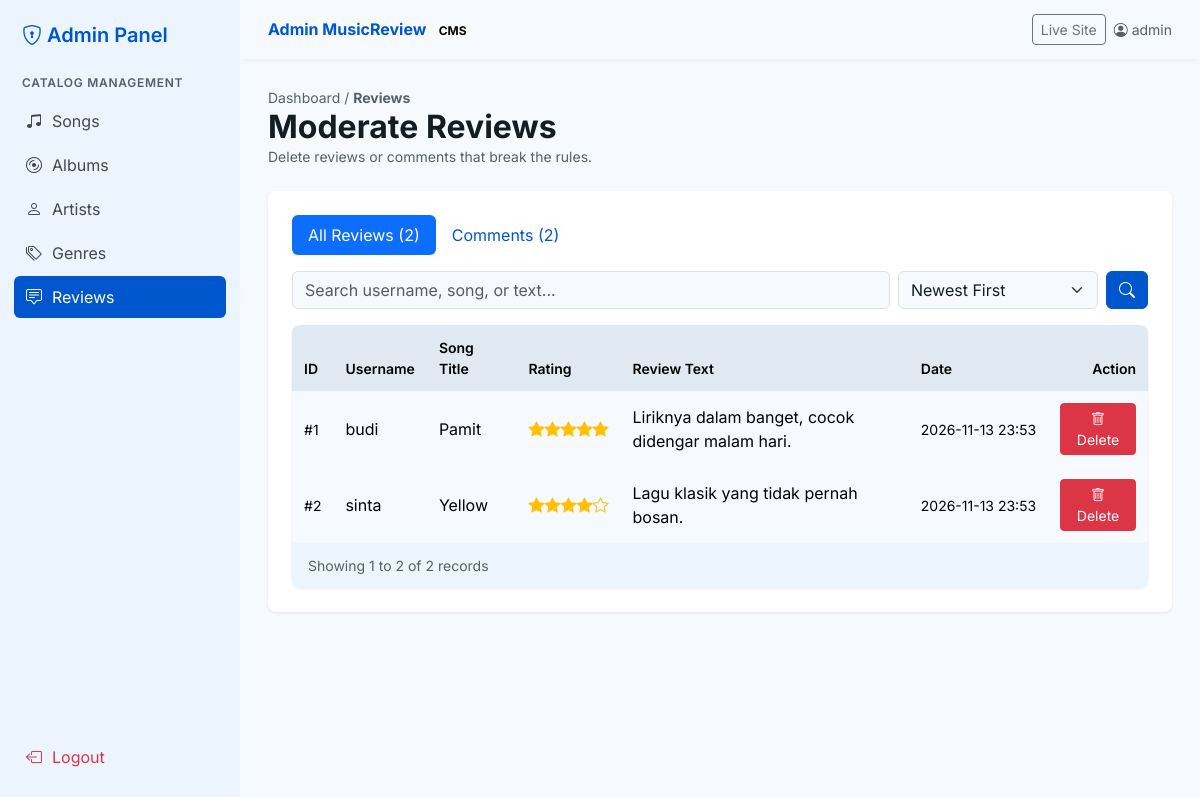
Page /admin/reviews.php (signed in) on the committed database.
### tables this page shows
CREATE TABLE `reviews` (
  `id_review` int(11) NOT NULL,
  `id_user` int(11) NOT NULL,
  `id_song` int(11) NOT NULL,
  `isi_review` text NOT NULL,
  `tanggal_review` timestamp NOT NULL DEFAULT current_timestamp()
);

CREATE TABLE `users` (
  `id_user` int(11) NOT NULL,
  `username` varchar(50) NOT NULL,
  `email` varchar(100) NOT NULL,
  `password` varchar(255) NOT NULL,
  `role` enum('admin','user') NOT NULL DEFAULT 'user',
  `foto_profil` varchar(255) DEFAULT NULL,
  `created_at` timestamp NOT NULL DEFAULT current_timestamp()
);

CREATE TABLE `songs` (
  `id_song` int(11) NOT NULL,
  `id_album` int(11) NOT NULL,
  `id_genre` int(11) NOT NULL,
  `judul_lagu` varchar(150) NOT NULL,
  `durasi` time DEFAULT NULL,
  `tanggal_rilis` date DEFAULT NULL
);

### admin/reviews.php (the view, shortened to what this page needs)
<?php
require "../koneksi.php";
$tab     = ($_GET["tab"] ?? "reviews") == "comments" ? "comments" : "reviews";
$cari    = trim($_GET["cari"] ?? "");
$hal     = max(1, (int)($_GET["hal"] ?? 1));
$per_hal = 8;
$mulai   = ($hal - 1) * $per_hal;
$like    = "%$cari%";
$jml_review  = ambil_satu("SELECT COUNT(*) AS n FROM reviews")["n"];
$jml_comment = ambil_satu("SELECT COUNT(*) AS n FROM comments")["n"];
if ($tab == "reviews") {
    $urutan = ["baru" => "rv.tanggal_review DESC", "lama" => "rv.tanggal_review ASC", "tinggi" => "nilai DESC", "rendah" => "nilai ASC"];
    $urut   = $_GET["urut"] ?? "baru";
    $order  = $urutan[$urut] ?? $urutan["baru"];
    $dari = "FROM reviews rv JOIN users u ON rv.id_user = u.id_user JOIN songs s ON rv.id_song = s.id_song
             WHERE (u.username LIKE ? OR s.judul_lagu LIKE ? OR rv.isi_review LIKE ?)";
    $total = ambil_satu("SELECT COUNT(*) AS n $dari", [$like, $like, $like])["n"];
    $data  = ambil_semua("SELECT rv.id_review, rv.isi_review, rv.tanggal_review, u.username, s.judul_lagu,
            (SELECT nilai_rating FROM ratings r WHERE r.id_user = rv.id_user AND r.id_song = rv.id_song) AS nilai
        $dari ORDER BY $order LIMIT $mulai, $per_hal", [$like, $like, $like]);
}
include "header_admin.php";
?>
<div class="mb-4">
    <div class="teks-kecil">Dashboard / <strong>Reviews</strong></div>
    <h1 class="h2 fw-bold mb-0">Moderate Reviews</h1>
    <div class="teks-kecil">Delete reviews or comments that break the rules.</div>
</div>
<div class="kartu p-4">
    <ul class="nav nav-pills mb-3">
        <li class="nav-item"><a class="nav-link <?= $tab == 'reviews' ? 'active' : '' ?>" href="reviews.php?tab=reviews">All Reviews (<?= $jml_review ?>)</a></li>
        <li class="nav-item"><a class="nav-link <?= $tab == 'comments' ? 'active' : '' ?>" href="reviews.php?tab=comments">Comments (<?= $jml_comment ?>)</a></li>
    </ul>
    <form method="get" class="d-flex gap-2 mb-3">
        <input type="text" name="cari" class="form-control" placeholder="Search username, song, or text..." value="<?= e($cari) ?>">
        <?php if ($tab == "reviews") { ?>
            <select name="urut" class="form-select" style="max-width:200px" onchange="this.form.submit()">
                <option value="baru" <?= $urut == "baru" ? "selected" : "" ?>>Newest First</option>
            </select>
        <?php } ?>
        <button class="btn btn-primary"><i class="bi bi-search"></i></button>
    </form>
    <div class="tabel-mr">
        <div class="table-responsive">
            <table class="table">
                <?php if ($tab == "reviews") { ?>
                    <thead><tr><th>ID</th><th>Username</th><th>Song Title</th><th>Rating</th><th>Review Text</th><th>Date</th><th class="text-end">Action</th></tr></thead>
                    <tbody>
                        <?php foreach ($data as $d) { ?>
                            <tr>
                                <td class="teks-kecil">#<?= $d["id_review"] ?></td>
                                <td><?= e($d["username"]) ?></td>
                                <td><?= e($d["judul_lagu"]) ?></td>
                                <td class="text-nowrap"><?= $d["nilai"] ? bintang($d["nilai"]) : "-" ?></td>
                                <td style="max-width:320px"><?= e($d["isi_review"]) ?></td>
                                <td class="teks-kecil text-nowrap"><?= date("Y-m-d H:i", strtotime($d["tanggal_review"])) ?></td>
                                <td class="text-end">
                                    <form method="post" class="hapus">
                                        <button class="btn btn-sm btn-danger"><i class="bi bi-trash"></i> Delete</button>
                                    </form>
                                </td>
                            </tr>
                        <?php } ?>
                    </tbody>
                <?php } ?>
            </table>
        </div>
        <div class="bawah"><span>Showing <?= $data ? $mulai + 1 : 0 ?> to <?= $mulai + count($data) ?> of <?= $total ?> records</span><?= paginasi($total, $per_hal, $hal) ?></div>
    </div>
</div>
<?php include "footer_admin.php"; ?>

### koneksi.php (shortened to what this page needs)
<?php
$host     = "localhost";
$user     = "root";
$pass     = "";
$nama_db  = "musicreview";
$koneksi = mysqli_connect($host, $user, $pass, $nama_db);
mysqli_set_charset($koneksi, "utf8mb4");
function jalankan($sql, $params = []) {
    global $koneksi;
    $stmt = mysqli_prepare($koneksi, $sql);
    if ($params) {
        mysqli_stmt_bind_param($stmt, str_repeat("s", count($params)), ...$params);
    }
    if (!mysqli_stmt_execute($stmt)) return false;
    return $stmt;
}
function ambil_semua($sql, $params = []) {
    $stmt = jalankan($sql, $params);
    $hasil = mysqli_stmt_get_result($stmt);
    return $hasil ? mysqli_fetch_all($hasil, MYSQLI_ASSOC) : [];
}
function ambil_satu($sql, $params = []) {
    $data = ambil_semua($sql, $params);
    return $data ? $data[0] : null;
}
function e($teks) {
    return htmlspecialchars($teks ?? "", ENT_QUOTES, "UTF-8");
}
function bintang($nilai) {
    $out = "";
    for ($i = 1; $i <= 5; $i++) {
        $out .= '<i class="bi bi-star' . ($i <= $nilai ? '-fill' : '') . ' text-warning"></i>';
    }
    return $out;
}

### css/style.css (style rules this page uses)
:root { --bs-primary: #0057cd; --bs-primary-rgb: 0, 87, 205; --bs-link-color: #0057cd; --bs-link-hover-color: #00419e; --bs-body-font-family: 'Inter', sans-serif; --bs-body-bg: #f6faff; --bs-body-color: #141d23; --mr-low: #ecf5fe; --mr-container: #e6eff8; --mr-high: #e0e9f2; }
body { background: #f6faff; }
.btn-primary { --bs-btn-bg: #0057cd; --bs-btn-border-color: #0057cd; --bs-btn-hover-bg: #00419e; --bs-btn-hover-border-color: #00419e; --bs-btn-active-bg: #00419e; }
.kartu { background: #fff; border-radius: 8px; box-shadow: 0 1px 3px rgba(0, 0, 0, .08); }
.tabel-mr { background: #fff; border-radius: 8px; overflow: hidden; box-shadow: 0 1px 3px rgba(0, 0, 0, .08); }
.tabel-mr table { margin-bottom: 0; }
.tabel-mr thead th { background: var(--mr-high); font-weight: 600; font-size: 14px; padding: 12px; border: 0; }
.tabel-mr tbody td { padding: 12px; vertical-align: middle; border: 0; }
.tabel-mr tbody tr:nth-child(even) { background: var(--mr-low); }
.tabel-mr .bawah { background: var(--mr-low); padding: 12px 16px; display: flex; justify-content: space-between; align-items: center; flex-wrap: wrap; gap: 8px; font-size: 14px; color: #575f67; }
.teks-kecil { font-size: 14px; color: #575f67; }

### rows in the picture
reviews: id_review "1", id_user.username "budi", id_song.judul_lagu "Pamit", isi_review "Liriknya dalam banget, cocok didengar malam hari.", tanggal_review "2026-11-13 23:53"
reviews: id_review "2", id_user.username "sinta", id_song.judul_lagu "Yellow", isi_review "Lagu klasik yang tidak pernah bosan.", tanggal_review "2026-11-13 23:53"

### other values in the picture
$m[2] "Songs"
$m[2] "Albums"
$m[2] "Artists"
$m[2] "Genres"
$m[2] "Reviews"
$_SESSION["username"] "admin"
$jml_review "2"
$jml_comment "2"
$mulai + 1 "1"
$mulai + count($data) "2"
$total "2"
